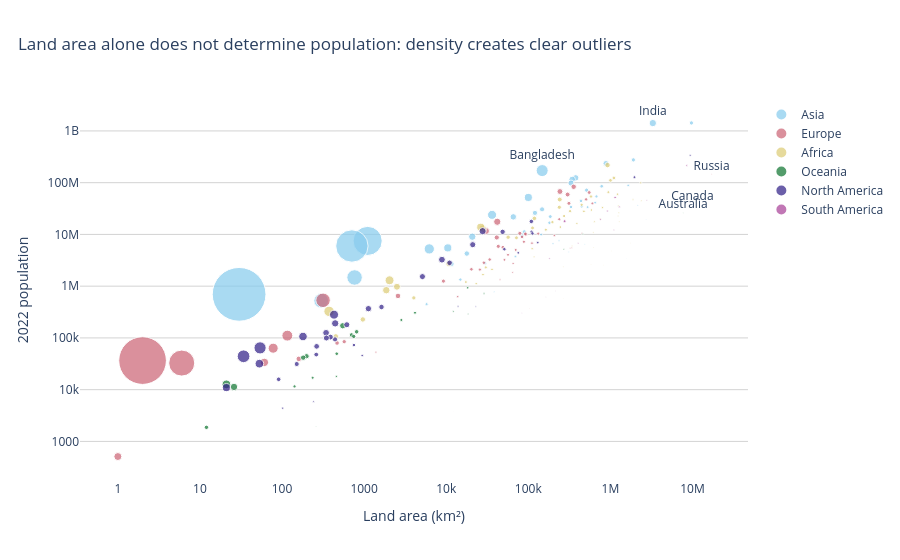

Notebook cell for this chart:
### Markdown cell above
**Chart choice & justification:** *Which chart did you choose, and why? Justify design choices.

*YOUR ANSWER HERE*:-I use a bubble scatter plot because it shows the relationship between two numerical variables (land area and population) while also allowing continent to be compared. Logarithmic axes make countries with very different sizes readable; bubble size represents population density. Labels on selected examples help identify departures from a simple area–population pattern.

### Code cell
# Q3
# YOUR CODE HERE
# Q3 — land area versus 2022 population
# Bubble size shows density; logarithmic axes make the wide ranges readable.
# Label a few illustrative cases: densely populated India/Bangladesh and
# very large, comparatively sparsely populated Russia/Canada/Australia.
label_countries = ['India', 'Bangladesh', 'Russia', 'Canada', 'Australia']
df_q3 = df.copy()
df_q3['Label'] = np.where(df_q3['Country'].isin(label_countries),
                          df_q3['Country'], '')

fig = px.scatter(
    df_q3, x='Area', y='2022 Population',
    size='Density', size_max=38, color='Continent',
    hover_name='Country',
    hover_data={'Area': ':,', '2022 Population': ':,',
                'Density': ':.1f', 'Continent': True},
    text='Label',
    title='Land area alone does not determine population: density creates clear outliers',
    labels={'Area': 'Land area (km²)', '2022 Population': '2022 population',
            'Continent': 'Continent'},
    color_discrete_sequence=px.colors.qualitative.Safe
)
fig.update_traces(textposition='top center', marker=dict(opacity=0.72))
fig.update_layout(template='plotly_white', title_x=0.02, legend_title_text='')
fig.update_xaxes(type='log', showgrid=False)
fig.update_yaxes(type='log', showgrid=True, gridcolor='lightgrey')
fig.show()

print('Pearson correlation (area vs 2022 population):',
      df_q3['Area'].corr(df_q3['2022 Population']))
print('Examples: India and Bangladesh have very large populations relative to area; '
      'Russia, Canada and Australia have vast areas but comparatively lower populations.')

### Figure 1 — Plotly figure (JSON) as saved in the notebook; plotly's stock layout.template omitted (floating-point values rounded to 4 significant figures)
{"data": [{"customdata": [[63.06, "Asia"], [93.48, "Asia"], [119.6, "Asia"], [1924.0, "Asia"], [1160.0, "Asia"], [20.38, "Asia"], [77.88, "Asia"], [92.62, "Asia"], [146.9, "Asia"], [53.72, "Asia"], [6783.0, "Asia"], [431.1, "Asia"], [144.7, "Asia"], [53.73, "Asia"], [101.5, "Asia"], [435.2, "Asia"], [328.0, "Asia"], [126.3, "Asia"], [7.119, "Asia"], [239.6, "Asia"], [33.16, "Asia"], [31.8, "Asia"], [525.2, "Asia"], [23170.0, "Asia"], [102.6, "Asia"], [1746.0, "Asia"], [2.173, "Asia"], [80.08, "Asia"], [207.6, "Asia"], [216.3, "Asia"], [14.79, "Asia"], [267.4, "Asia"], [844.1, "Asia"], [337.5, "Asia"], [232.6, "Asia"], [16.94, "Asia"], [8416.0, "Asia"], [517.1, "Asia"], [332.8, "Asia"], [119.5, "Asia"], [660.2, "Asia"], [69.55, "Asia"], [139.7, "Asia"], [90.18, "Asia"], [108.9, "Asia"], [13.18, "Asia"], [112.9, "Asia"], [77.4, "Asia"], [296.4, "Asia"], [63.82, "Asia"]], "hovertemplate": "<b>%{hovertext}</b><br><br>Continent=%{customdata[1]}<br>Land area (km²)=%{x:,}<br>2022 population=%{y:,}<br>Density=%{customdata[0]:.1f}<br>Label=%{text}<extra></extra>", "hovertext": ["Afghanistan", "Armenia", "Azerbaijan", "Bahrain", "Bangladesh", "Bhutan", "Brunei", "Cambodia", "China", "Georgia", "Hong Kong", "India", "Indonesia", "Iran", "Iraq", "Israel", "Japan", "Jordan", "Kazakhstan", "Kuwait", "Kyrgyzstan", "Laos", "Lebanon", "Macau", "Malaysia", "Maldives", "Mongolia", "Myanmar", "Nepal", "North Korea", "Oman", "Pakistan", "Palestine", "Philippines", "Qatar", "Saudi Arabia", "Singapore", "South Korea", "Sri Lanka", "Syria", "Taiwan", "Tajikistan", "Thailand", "Timor-Leste", "Turkey", "Turkmenistan", "United Arab Emirates", "Uzbekistan", "Vietnam", "Yemen"], "legendgroup": "Asia", "marker": {"color": "rgb(136, 204, 238)", "opacity": 0.72, "size": [63.06, 93.48, 119.6, 1924.0, 1160.0, 20.38, 77.88, 92.62, 146.9, 53.72, 6783.0, 431.1, 144.7, 53.73, 101.5, 435.2, 328.0, 126.3, 7.119, 239.6, 33.16, 31.8, 525.2, 23170.0, 102.6, 1746.0, 2.173, 80.08, 207.6, 216.3, 14.79, 267.4, 844.1, 337.5, 232.6, 16.94, 8416.0, 517.1, 332.8, 119.5, 660.2, 69.55, 139.7, 90.18, 108.9, 13.18, 112.9, 77.4, 296.4, 63.82], "sizemode": "area", "sizeref": 16.05, "symbol": "circle"}, "mode": "markers+text", "name": "Asia", "orientation": "v", "showlegend": true, "text": ["", "", "", "", "Bangladesh", "", "", "", "", "", "", "India", "", "", "", "", "", "", "", "", "", "", "", "", "", "", "", "", "", "", "", "", "", "", "", "", "", "", "", "", "", "", "", "", "", "", "", "", "", ""], "textposition": "top center", "type": "scatter", "x": [652230, 29743, 86600, 765, 147570, 38394, 5765, 181035, 9706961, 69700, 1104, 3287590, 1904569, 1648195, 438317, 20770, 377930, 89342, 2724900, 17818, 199951, 236800, 10452, 30, 330803, 300, 1564110, 676578, 147181, 120538, 309500, 881912, 6220, 342353, 11586, 2149690, 710, 100210, 65610, 185180, 36193, 143100, 513120, 14874, 783562, 488100, 83600, 447400, 331212, 527968], "xaxis": "x", "y": [41128771, 2780469, 10358074, 1472233, 171186372, 782455, 449002, 16767842, 1425887337, 3744385, 7488865, 1417173173, 275501339, 88550570, 44496122, 9038309, 123951692, 11285869, 19397998, 4268873, 6630623, 7529475, 5489739, 695168, 33938221, 523787, 3398366, 54179306, 30547580, 26069416, 4576298, 235824862, 5250072, 115559009, 2695122, 36408820, 5975689, 51815810, 21832143, 22125249, 23893394, 9952787, 71697030, 1341296, 85341241, 6430770, 9441129, 34627652, 98186856, 33696614], "yaxis": "y"}, {"customdata": [[98.87, "Europe"], [170.6, "Europe"], [106.6, "Europe"], [45.93, "Europe"], [381.8, "Europe"], [63.14, "Europe"], [61.17, "Europe"], [71.22, "Europe"], [135.3, "Europe"], [133.1, "Europe"], [136.5, "Europe"], [29.32, "Europe"], [38.11, "Europe"], [16.37, "Europe"], [117.1, "Europe"], [233.5, "Europe"], [5442.0, "Europe"], [78.68, "Europe"], [811.6, "Europe"], [107.1, "Europe"], [3.62, "Europe"], [71.48, "Europe"], [147.8, "Europe"], [195.9, "Europe"], [955.0, "Europe"], [28.67, "Europe"], [245.8, "Europe"], [42.11, "Europe"], [250.4, "Europe"], [1688.0, "Europe"], [96.7, "Europe"], [18230.0, "Europe"], [45.4, "Europe"], [419.7, "Europe"], [81.42, "Europe"], [16.78, "Europe"], [127.5, "Europe"], [111.5, "Europe"], [82.47, "Europe"], [8.464, "Europe"], [551.8, "Europe"], [81.73, "Europe"], [115.1, "Europe"], [104.6, "Europe"], [93.99, "Europe"], [23.43, "Europe"], [211.7, "Europe"], [65.79, "Europe"], [277.9, "Europe"], [510, "Europe"]], "hovertemplate": "<b>%{hovertext}</b><br><br>Continent=%{customdata[1]}<br>Land area (km²)=%{x:,}<br>2022 population=%{y:,}<br>Density=%{customdata[0]:.1f}<br>Label=%{text}<extra></extra>", "hovertext": ["Albania", "Andorra", "Austria", "Belarus", "Belgium", "Bosnia and Herzegovina", "Bulgaria", "Croatia", "Cyprus", "Czech Republic", "Denmark", "Estonia", "Faroe Islands", "Finland", "France", "Germany", "Gibraltar", "Greece", "Guernsey", "Hungary", "Iceland", "Ireland", "Isle of Man", "Italy", "Jersey", "Latvia", "Liechtenstein", "Lithuania", "Luxembourg", "Malta", "Moldova", "Monaco", "Montenegro", "Netherlands", "North Macedonia", "Norway", "Poland", "Portugal", "Romania", "Russia", "San Marino", "Serbia", "Slovakia", "Slovenia", "Spain", "Sweden", "Switzerland", "Ukraine", "United Kingdom", "Vatican City"], "legendgroup": "Europe", "marker": {"color": "rgb(204, 102, 119)", "opacity": 0.72, "size": [98.87, 170.6, 106.6, 45.93, 381.8, 63.14, 61.17, 71.22, 135.3, 133.1, 136.5, 29.32, 38.11, 16.37, 117.1, 233.5, 5442.0, 78.68, 811.6, 107.1, 3.62, 71.48, 147.8, 195.9, 955.0, 28.67, 245.8, 42.11, 250.4, 1688.0, 96.7, 18230.0, 45.4, 419.7, 81.42, 16.78, 127.5, 111.5, 82.47, 8.464, 551.8, 81.73, 115.1, 104.6, 93.99, 23.43, 211.7, 65.79, 277.9, 510.0], "sizemode": "area", "sizeref": 16.05, "symbol": "circle"}, "mode": "markers+text", "name": "Europe", "orientation": "v", "showlegend": true, "text": ["", "", "", "", "", "", "", "", "", "", "", "", "", "", "", "", "", "", "", "", "", "", "", "", "", "", "", "", "", "", "", "", "", "", "", "", "", "", "", "Russia", "", "", "", "", "", "", "", "", "", ""], "textposition": "top center", "type": "scatter", "x": [28748, 468, 83871, 207600, 30528, 51209, 110879, 56594, 9251, 78865, 43094, 45227, 1393, 338424, 551695, 357114, 6, 131990, 78, 93028, 103000, 70273, 572, 301336, 116, 64559, 160, 65300, 2586, 316, 33846, 2, 13812, 41850, 25713, 323802, 312679, 92090, 238391, 17098242, 61, 88361, 49037, 20273, 505992, 450295, 41284, 603500, 242900, 1], "xaxis": "x", "y": [2842321, 79824, 8939617, 9534954, 11655930, 3233526, 6781953, 4030358, 1251488, 10493986, 5882261, 1326062, 53090, 5540745, 64626628, 83369843, 32649, 10384971, 63301, 9967308, 372899, 5023109, 84519, 59037474, 110778, 1850651, 39327, 2750055, 647599, 533286, 3272996, 36469, 627082, 17564014, 2093599, 5434319, 39857145, 10270865, 19659267, 144713314, 33660, 7221365, 5643453, 2119844, 47558630, 10549347, 8740472, 39701739, 67508936, 510], "yaxis": "y"}, {"customdata": [[18.85, "Africa"], [28.55, "Africa"], [118.6, "Africa"], [4.519, "Africa"], [83.06, "Africa"], [463.1, "Africa"], [58.71, "Africa"], [147.1, "Africa"], [8.956, "Africa"], [13.8, "Africa"], [449.4, "Africa"], [48.31, "Africa"], [42.22, "Africa"], [110.7, "Africa"], [59.71, "Africa"], [31.33, "Africa"], [69.2, "Africa"], [111.7, "Africa"], [8.925, "Africa"], [253.2, "Africa"], [140.3, "Africa"], [56.37, "Africa"], [58.29, "Africa"], [87.33, "Africa"], [93.09, "Africa"], [75.96, "Africa"], [47.61, "Africa"], [3.872, "Africa"], [50.44, "Africa"], [172.2, "Africa"], [18.22, "Africa"], [4.595, "Africa"], [637.0, "Africa"], [871.9, "Africa"], [83.88, "Africa"], [41.13, "Africa"], [3.109, "Africa"], [20.69, "Africa"], [236.6, "Africa"], [17.46, "Africa"], [387.9, "Africa"], [523.1, "Africa"], [235.9, "Africa"], [88.03, "Africa"], [237.0, "Africa"], [120.0, "Africa"], [27.6, "Africa"], [49.05, "Africa"], [17.61, "Africa"], [24.85, "Africa"], [69.3, "Africa"], [155.8, "Africa"], [75.52, "Africa"], [195.6, "Africa"], [2.165, "Africa"], [26.6, "Africa"], [41.77, "Africa"]], "hovertemplate": "<b>%{hovertext}</b><br><br>Continent=%{customdata[1]}<br>Land area (km²)=%{x:,}<br>2022 population=%{y:,}<br>Density=%{customdata[0]:.1f}<br>Label=%{text}<extra></extra>", "hovertext": ["Algeria", "Angola", "Benin", "Botswana", "Burkina Faso", "Burundi", "Cameroon", "Cape Verde", "Central African Republic", "Chad", "Comoros", "Djibouti", "DR Congo", "Egypt", "Equatorial Guinea", "Eritrea", "Eswatini", "Ethiopia", "Gabon", "Gambia", "Ghana", "Guinea", "Guinea-Bissau", "Ivory Coast", "Kenya", "Lesotho", "Liberia", "Libya", "Madagascar", "Malawi", "Mali", "Mauritania", "Mauritius", "Mayotte", "Morocco", "Mozambique", "Namibia", "Niger", "Nigeria", "Republic of the Congo", "Reunion", "Rwanda", "Sao Tome and Principe", "Senegal", "Seychelles", "Sierra Leone", "Somalia", "South Africa", "South Sudan", "Sudan", "Tanzania", "Togo", "Tunisia", "Uganda", "Western Sahara", "Zambia", "Zimbabwe"], "legendgroup": "Africa", "marker": {"color": "rgb(221, 204, 119)", "opacity": 0.72, "size": [18.85, 28.55, 118.6, 4.519, 83.06, 463.1, 58.71, 147.1, 8.956, 13.8, 449.4, 48.31, 42.22, 110.7, 59.71, 31.33, 69.2, 111.7, 8.925, 253.2, 140.3, 56.37, 58.29, 87.33, 93.09, 75.96, 47.61, 3.872, 50.44, 172.2, 18.22, 4.595, 637.0, 871.9, 83.88, 41.13, 3.109, 20.69, 236.6, 17.46, 387.9, 523.1, 235.9, 88.03, 237.0, 120.0, 27.6, 49.05, 17.61, 24.85, 69.3, 155.8, 75.52, 195.6, 2.165, 26.6, 41.77], "sizemode": "area", "sizeref": 16.05, "symbol": "circle"}, "mode": "markers+text", "name": "Africa", "orientation": "v", "showlegend": true, "text": ["", "", "", "", "", "", "", "", "", "", "", "", "", "", "", "", "", "", "", "", "", "", "", "", "", "", "", "", "", "", "", "", "", "", "", "", "", "", "", "", "", "", "", "", "", "", "", "", "", "", "", "", "", "", "", "", ""], "textposition": "top center", "type": "scatter", "x": [2381741, 1246700, 112622, 582000, 272967, 27834, 475442, 4033, 622984, 1284000, 1862, 23200, 2344858, 1002450, 28051, 117600, 17364, 1104300, 267668, 10689, 238533, 245857, 36125, 322463, 580367, 30355, 111369, 1759540, 587041, 118484, 1240192, 1030700, 2040, 374, 446550, 801590, 825615, 1267000, 923768, 342000, 2511, 26338, 964, 196722, 452, 71740, 637657, 1221037, 619745, 1886068, 945087, 56785, 163610, 241550, 266000, 752612, 390757], "xaxis": "x", "y": [44903225, 35588987, 13352864, 2630296, 22673762, 12889576, 27914536, 593149, 5579144, 17723315, 836774, 1120849, 99010212, 110990103, 1674908, 3684032, 1201670, 123379924, 2388992, 2705992, 33475870, 13859341, 2105566, 28160542, 54027487, 2305825, 5302681, 6812341, 29611714, 20405317, 22593590, 4736139, 1299469, 326101, 37457971, 32969517, 2567012, 26207977, 218541212, 5970424, 974052, 13776698, 227380, 17316449, 107118, 8605718, 17597511, 59893885, 10913164, 46874204, 65497748, 8848699, 12356117, 47249585, 575986, 20017675, 16320537], "yaxis": "y"}, {"customdata": [[222.5, "Oceania"], [3.403, "Oceania"], [72.08, "Oceania"], [50.88, "Oceania"], [73.5, "Oceania"], [312.9, "Oceania"], [161.8, "Oceania"], [229.7, "Oceania"], [162.6, "Oceania"], [603.2, "Oceania"], [15.61, "Oceania"], [19.17, "Oceania"], [7.439, "Oceania"], [106.8, "Oceania"], [39.34, "Oceania"], [21.91, "Oceania"], [78.25, "Oceania"], [25.06, "Oceania"], [155.9, "Oceania"], [143.0, "Oceania"], [435.1, "Oceania"], [26.81, "Oceania"], [81.49, "Oceania"]], "hovertemplate": "<b>%{hovertext}</b><br><br>Continent=%{customdata[1]}<br>Land area (km²)=%{x:,}<br>2022 population=%{y:,}<br>Density=%{customdata[0]:.1f}<br>Label=%{text}<extra></extra>", "hovertext": ["American Samoa", "Australia", "Cook Islands", "Fiji", "French Polynesia", "Guam", "Kiribati", "Marshall Islands", "Micronesia", "Nauru", "New Caledonia", "New Zealand", "Niue", "Northern Mariana Islands", "Palau", "Papua New Guinea", "Samoa", "Solomon Islands", "Tokelau", "Tonga", "Tuvalu", "Vanuatu", "Wallis and Futuna"], "legendgroup": "Oceania", "marker": {"color": "rgb(17, 119, 51)", "opacity": 0.72, "size": [222.5, 3.403, 72.08, 50.88, 73.5, 312.9, 161.8, 229.7, 162.6, 603.2, 15.61, 19.17, 7.439, 106.8, 39.34, 21.91, 78.25, 25.06, 155.9, 143.0, 435.1, 26.81, 81.49], "sizemode": "area", "sizeref": 16.05, "symbol": "circle"}, "mode": "markers+text", "name": "Oceania", "orientation": "v", "showlegend": true, "text": ["", "Australia", "", "", "", "", "", "", "", "", "", "", "", "", "", "", "", "", "", "", "", "", ""], "textposition": "top center", "type": "scatter", "x": [199, 7692024, 236, 18272, 4167, 549, 811, 181, 702, 21, 18575, 270467, 260, 464, 459, 462840, 2842, 28896, 12, 747, 26, 12189, 142], "xaxis": "x", "y": [44273, 26177413, 17011, 929766, 306279, 171774, 131232, 41569, 114164, 12668, 289950, 5185288, 1934, 49551, 18055, 10142619, 222382, 724273, 1871, 106858, 11312, 326740, 11572], "yaxis": "y"}, {"customdata": [[174.3, "North America"], [212.1, "North America"], [591.4, "North America"], [29.4, "North America"], [655.0, "North America"], [17.65, "North America"], [1189.0, "North America"], [207.3, "North America"], [3.851, "North America"], [260.2, "North America"], [101.4, "North America"], [102.0, "North America"], [430.5, "North America"], [96.85, "North America"], [230.7, "North America"], [301.1, "North America"], [0.0261, "North America"], [364.6, "North America"], [243.1, "North America"], [163.9, "North America"], [417.5, "North America"], [92.74, "North America"], [257.2, "North America"], [325.8, "North America"], [64.91, "North America"], [43.04, "North America"], [53.3, "North America"], [58.46, "North America"], [366.7, "North America"], [522.2, "North America"], [182.6, "North America"], [292.0, "North America"], [599.8, "North America"], [24.22, "North America"], [267.2, "North America"], [1299.0, "North America"], [298.4, "North America"], [48.21, "North America"], [36.09, "North America"], [286.6, "North America"]], "hovertemplate": "<b>%{hovertext}</b><br><br>Continent=%{customdata[1]}<br>Land area (km²)=%{x:,}<br>2022 population=%{y:,}<br>Density=%{customdata[0]:.1f}<br>Label=%{text}<extra></extra>", "hovertext": ["Anguilla", "Antigua and Barbuda", "Aruba", "Bahamas", "Barbados", "Belize", "Bermuda", "British Virgin Islands", "Canada", "Cayman Islands", "Costa Rica", "Cuba", "Curacao", "Dominica", "Dominican Republic", "El Salvador", "Greenland", "Grenada", "Guadeloupe", "Guatemala", "Haiti", "Honduras", "Jamaica", "Martinique", "Mexico", "Montserrat", "Nicaragua", "Panama", "Puerto Rico", "Saint Barthelemy", "Saint Kitts and Nevis", "Saint Lucia", "Saint Martin", "Saint Pierre and Miquelon", "Saint Vincent and the Grenadines", "Sint Maarten", "Trinidad and Tobago", "Turks and Caicos Islands", "United States", "United States Virgin Islands"], "legendgroup": "North America", "marker": {"color": "rgb(51, 34, 136)", "opacity": 0.72, "size": [174.3, 212.1, 591.4, 29.4, 655.0, 17.65, 1189.0, 207.3, 3.851, 260.2, 101.4, 102.0, 430.5, 96.85, 230.7, 301.1, 0.0261, 364.6, 243.1, 163.9, 417.5, 92.74, 257.2, 325.8, 64.91, 43.04, 53.3, 58.46, 366.7, 522.2, 182.6, 292.0, 599.8, 24.22, 267.2, 1299.0, 298.4, 48.21, 36.09, 286.6], "sizemode": "area", "sizeref": 16.05, "symbol": "circle"}, "mode": "markers+text", "name": "North America", "orientation": "v", "showlegend": true, "text": ["", "", "", "", "", "", "", "", "Canada", "", "", "", "", "", "", "", "", "", "", "", "", "", "", "", "", "", "", "", "", "", "", "", "", "", "", "", "", "", "", ""], "textposition": "top center", "type": "scatter", "x": [91, 442, 180, 13943, 430, 22966, 54, 151, 9984670, 264, 51100, 109884, 444, 751, 48671, 21041, 2166086, 344, 1628, 108889, 27750, 112492, 10991, 1128, 1964375, 102, 130373, 75417, 8870, 21, 261, 616, 53, 242, 389, 34, 5130, 948, 9372610, 347], "xaxis": "x", "y": [15857, 93763, 106445, 409984, 281635, 405272, 64184, 31305, 38454327, 68706, 5180829, 11212191, 191163, 72737, 11228821, 6336392, 56466, 125438, 395752, 17843908, 11584996, 10432860, 2827377, 367507, 127504125, 4390, 6948392, 4408581, 3252407, 10967, 47657, 179857, 31791, 5862, 103948, 44175, 1531044, 45703, 338289857, 99465], "yaxis": "y"}, {"customdata": [[16.37, "South America"], [11.13, "South America"], [25.28, "South America"], [25.93, "South America"], [45.43, "South America"], [65.02, "South America"], [0.3105, "South America"], [3.646, "South America"], [3.762, "South America"], [16.67, "South America"], [26.49, "South America"], [3.773, "South America"], [18.91, "South America"], [30.88, "South America"]], "hovertemplate": "<b>%{hovertext}</b><br><br>Continent=%{customdata[1]}<br>Land area (km²)=%{x:,}<br>2022 population=%{y:,}<br>Density=%{customdata[0]:.1f}<br>Label=%{text}<extra></extra>", "hovertext": ["Argentina", "Bolivia", "Brazil", "Chile", "Colombia", "Ecuador", "Falkland Islands", "French Guiana", "Guyana", "Paraguay", "Peru", "Suriname", "Uruguay", "Venezuela"], "legendgroup": "South America", "marker": {"color": "rgb(170, 68, 153)", "opacity": 0.72, "size": [16.37, 11.13, 25.28, 25.93, 45.43, 65.02, 0.3105, 3.646, 3.762, 16.67, 26.49, 3.773, 18.91, 30.88], "sizemode": "area", "sizeref": 16.05, "symbol": "circle"}, "mode": "markers+text", "name": "South America", "orientation": "v", "showlegend": true, "text": ["", "", "", "", "", "", "", "", "", "", "", "", "", ""], "textposition": "top center", "type": "scatter", "x": [2780400, 1098581, 8515767, 756102, 1141748, 276841, 12173, 83534, 214969, 406752, 1285216, 163820, 181034, 916445], "xaxis": "x", "y": [45510318, 12224110, 215313498, 19603733, 51874024, 18001000, 3780, 304557, 808726, 6780744, 34049588, 618040, 3422794, 28301696], "yaxis": "y"}], "layout": {"legend": {"itemsizing": "constant", "title": {"text": ""}, "tracegroupgap": 0}, "title": {"text": "Land area alone does not determine population: density creates clear outliers", "x": 0.02}, "xaxis": {"anchor": "y", "domain": [0, 1], "showgrid": false, "title": {"text": "Land area (km²)"}, "type": "log"}, "yaxis": {"anchor": "x", "domain": [0, 1], "gridcolor": "lightgrey", "showgrid": true, "title": {"text": "2022 population"}, "type": "log"}}}
